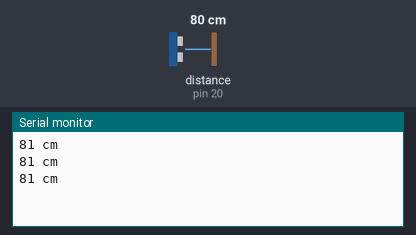
The sketch below on a simulated Arduino Uno, built with avr-gcc and run on an emulated ATmega328P. On the bench: the last lines printed to the serial monitor. The inputs (shaded band) are chosen by the test bench; at power-on: distance to the obstacle (sensor on pin 20) 80 cm. The echo pulse lasts 58.3 µs per cm.

Above: at 1.3 s.
1.4 s: distance to the obstacle (sensor on pin 20) set to 2 cm
At 1.9 s:
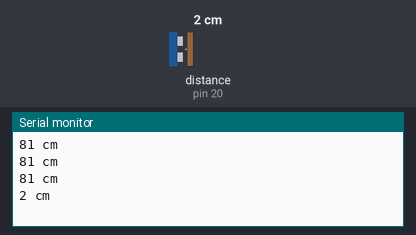
2.9 s: distance to the obstacle (sensor on pin 20) set to 4 cm
At 3.4 s:
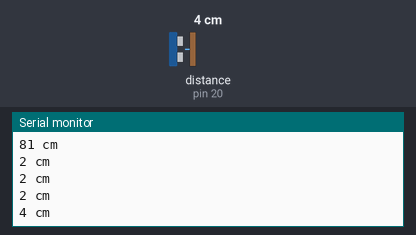
Timing chart, 0 to 5.9 s (numbered marks = the images above; inputs shaded):
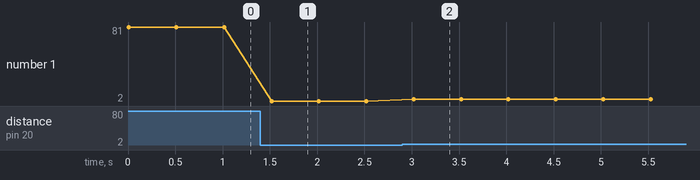

The sketch:

proximitySensorTest.ino
```cpp
// SETTINGS:
#define min_dist 10     //minimum distance for the sensor to trigger
//(30cm = 1' :: 61cm = 2' :: 122cm = 4' :: 190cm ~ 6')
//NB: change max_dist back to 220cm before distributing
#define max_dist 220   // maximum distance (in cm) to check
#define echo 25     // delay time in ms between sensor reads (29 min to avoid ping overlap)

#include <NewPing.h>

//Timing Variables setup
long cycle = 0; //used to determine how many milliseconds since the last ping cycle
int cycleLED = 0; //used to keep track of how long the LED has been on and turn it off within a second
const int NUMSENSORS = 4;
const int READSPERCYCLE = 10; //roughly the number of times you can read each sensor within 500ms given an echo of 33ms
int sensorLog[NUMSENSORS][READSPERCYCLE];
int triggeredSensors[NUMSENSORS];
int tempSum[NUMSENSORS];
const int hitTriggerON = 6;
const int hitTriggerOFF = 0;
const int SEC = 1000; //define 1 second as 1000 ms

NewPing sensor = NewPing(21,20, max_dist);
/*
NewPing sonar[4] = {   // Sensor object array.
  NewPing(2, 3, max_dist), // Each sensor's trigger pin, echo pin, and max distance to ping.
  NewPing(4, 5, max_dist),
  NewPing(18, 19, max_dist),
  NewPing(20, 21, max_dist)
};
*/
void setup() {
  // put your setup code here, to run once:
    Serial.begin(115200); //115200 baud required for midi and RF24 signals

}

void loop() {
  // put your main code here, to run repeatedly:
  int sensorRead = sensor.ping_cm();//sonar[0].ping_cm(); //sensor pins 2 trigger and 3 echo
  Serial.print(sensorRead);
  Serial.println(" cm" );
  delay(500);

}
```

Measured:
- after the input at 1.4 s, the serial monitor: prints a new line after 0.12 s (image 1)
- after the input at 2.9 s, the serial monitor: prints a new line after 0.12 s (image 2)
- plotted number 1: 81 → 2 after the input at 1.4 s, 2 → 4 after the input at 2.9 s
